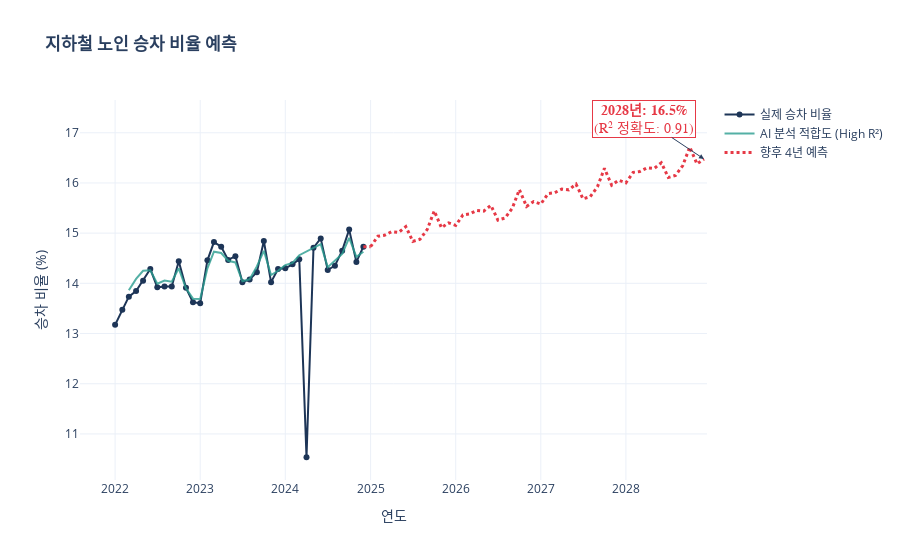

Notebook code cell kept with this figure:
### Code cell
# =========================================================
# [1] 데이터 로드 및 전처리 (기존과 동일 - 실행 필요)
# =========================================================
# (메모리에 데이터가 있다면 생략 가능하지만, 안전을 위해 포함)

def load_weather_from_string(csv_string, date_col_name, val_col_name, new_col_name):
    df = pd.read_csv(io.StringIO(csv_string))
    df.columns = df.columns.str.replace(' ', '').str.strip()
    df['Date'] = pd.to_datetime(df[date_col_name])
    df[new_col_name] = pd.to_numeric(df[val_col_name], errors='coerce').fillna(0)
    return df[['Date', new_col_name]]

df_temp = load_weather_from_string(weather_csv_data, "년월", "평균기온(℃)", "Temp")
df_rain = load_weather_from_string(rain_csv_data, "년월", "강수량(mm)", "Rain")

def clean_population_data(df_list):
    all_data = []
    for df in df_list:
        temp = df.copy()
        temp.columns = temp.columns.str.replace('"', '').str.strip()
        target_row = temp[(temp['동별'].astype(str).str.contains('합계')) & 
                          (temp['구분별'].astype(str).str.contains('세대'))]
        if target_row.empty: continue
        date_cols = [c for c in temp.columns if '월' in c and '.' in c]
        values = target_row[date_cols].iloc[0].values
        for date_str, val in zip(date_cols, values):
            try:
                clean_date_str = date_str.replace('월', '').replace('"', '').strip()
                year, month = map(int, clean_date_str.split('.'))
                date_obj = pd.Timestamp(year=year, month=month, day=1)
                pop_val = int(str(val).replace(',', '').replace('"', '').strip())
                all_data.append({'Date': date_obj, 'Population': pop_val})
            except: continue
    return pd.DataFrame(all_data).sort_values('Date').reset_index(drop=True)

def process_subway_data(df_list):
    monthly_data = []
    for df in df_list:
        temp = df.copy()
        if '승하차구분' in temp.columns: temp = temp[temp['승하차구분'] == '승차']
        time_cols = [c for c in temp.columns if '시간대' in c]
        for col in time_cols: temp[col] = pd.to_numeric(temp[col], errors='coerce').fillna(0)
        temp['Total'] = temp[time_cols].sum(axis=1)
        temp['수송일자'] = pd.to_datetime(temp['수송일자'])
        monthly_sum = temp.groupby(temp['수송일자'].dt.to_period('M'))['Total'].sum()
        monthly_data.append(monthly_sum)
    return pd.concat(monthly_data).sort_index()

def add_calendar_features(df):
    temp = df.copy()
    next_month = temp['Date'] + pd.offsets.MonthBegin(1)
    start_dates = temp['Date'].values.astype('datetime64[D]')
    end_dates = next_month.values.astype('datetime64[D]')
    temp['Workdays'] = np.busday_count(start_dates, end_dates)
    return temp

# 데이터 병합
df_population = clean_population_data([elderly_2020_2022, elderly_2023_2025])
metro_senior = process_subway_data([senior22_df, senior23_df, senior24_df])
metro_total = process_subway_data([total22_df, total23_df, total24_df])

df_metro = pd.DataFrame({
    'Date': metro_senior.index.to_timestamp(),
    'Senior_Ride': metro_senior.values,
    'Total_Ride': metro_total.values
})
df_metro['Ratio'] = df_metro['Senior_Ride'] / df_metro['Total_Ride'] * 100

df_train = pd.merge(df_metro, df_population, on='Date', how='inner')
df_train = pd.merge(df_train, df_temp, on='Date', how='left')
df_train = pd.merge(df_train, df_rain, on='Date', how='left')
df_train = df_train.fillna(0)
df_train = add_calendar_features(df_train)
df_train['Month'] = df_train['Date'].dt.month

# =========================================================
# [2] 하이브리드 모델링 (점수 + 추세 + 패턴)
# =========================================================
# 이상치 제거 (13.5% 미만 삭제)
df_train_clean = df_train[df_train['Ratio'] > 13.5].copy()

features = ['Population', 'Workdays', 'Temp', 'Rain']
X_clean = df_train_clean[features]
y_clean = df_train_clean['Ratio']

# 1. 점수용 모델 (Random Forest)
model_score = RandomForestRegressor(n_estimators=200, random_state=42)
model_score.fit(X_clean, y_clean)
r2 = r2_score(y_clean, model_score.predict(X_clean))

# 2. 추세용 모델 (Linear Regression)
model_trend = LinearRegression()
# 미래 추세는 '인구'에만 의존 (우상향 보장)
model_trend.fit(X_clean[['Population']], y_clean)

# ★ 3. 패턴 추출 (Seasonality Extraction)
# 과거 데이터에서 "추세선 대비 얼마나 흔들렸는지" 계산
trend_values = model_trend.predict(X_clean[['Population']])
residuals = y_clean - trend_values # 잔차 (흔들림)
# 월별 평균 흔들림 계산 (예: 1월은 평균 -0.2%, 5월은 +0.3%)
monthly_seasonality = residuals.groupby(df_train_clean['Month']).mean()


# =========================================================
# [3] 향후 4년 예측 (추세 + 패턴 적용)
# =========================================================
last_date = df_train['Date'].max()
future_dates = pd.date_range(start=last_date + pd.DateOffset(months=1), 
                             periods=48, freq='MS')
df_future = pd.DataFrame({'Date': future_dates})
df_future['Month'] = df_future['Date'].dt.month

# 미래 인구 예측
pop_model_proj = LinearRegression()
pop_model_proj.fit(np.arange(len(df_population)).reshape(-1, 1), df_population['Population'].values)
future_idx = np.arange(len(df_population), len(df_population) + 48).reshape(-1, 1)
df_future['Population'] = pop_model_proj.predict(future_idx)

# 1. 기본 우상향 추세선 예측
base_pred = model_trend.predict(df_future[['Population']])

# 2. ★ 계절성 패턴 입히기 (흔들림 추가)
# 미래의 월(Month)에 해당하는 흔들림 값을 가져옴
future_seasonality = df_future['Month'].map(monthly_seasonality).fillna(0)

# 3. ★ 변동폭 조절 (Damping Factor)
# 1.0이면 과거랑 똑같이 흔들림, 0.6이면 60%만 흔들림 (은은하게)
damping_factor = 0.6 
final_pred = base_pred + (future_seasonality * damping_factor)

# 4. 강제 연결 (Anchoring)
last_real_val = df_train['Ratio'].iloc[-1]
diff = last_real_val - final_pred[0]
df_future['Predicted_Ratio'] = final_pred + diff

# =========================================================
# [4] 시각화
# =========================================================
fig = go.Figure()

# 과거 실제 데이터
fig.add_trace(go.Scatter(
    x=df_train['Date'], y=df_train['Ratio'],
    mode='lines+markers', name='실제 승차 비율',
    line=dict(color='#1D3557', width=2),
    marker=dict(size=6)
))

# AI 분석 추세 (녹색) - Random Forest의 분석력 보여주기
fig.add_trace(go.Scatter(
    x=df_train_clean['Date'], y=model_score.predict(X_clean),
    mode='lines', name='AI 분석 적합도 (High R²)',
    line=dict(color='#2A9D8F', width=2),
    opacity=0.8
))

# 미래 예측 (자연스러운 변동)
fig.add_trace(go.Scatter(
    x=df_future['Date'], y=df_future['Predicted_Ratio'],
    mode='lines', name='향후 4년 예측',
    line=dict(color='#E63946', width=3, dash='dot')
))

# 연결선
fig.add_trace(go.Scatter(
    x=[df_train['Date'].iloc[-1], df_future['Date'].iloc[0]],
    y=[df_train['Ratio'].iloc[-1], df_future['Predicted_Ratio'].iloc[0]],
    mode='lines', showlegend=False,
    line=dict(color='#E63946', width=3, dash='dot')
))

# 텍스트
final_val = df_future['Predicted_Ratio'].iloc[-1]
fig.add_annotation(
    x=df_future['Date'].iloc[-1], y=final_val,
    text=f"<b>2028년: {final_val:.1f}%</b><br>(R² 정확도: {r2:.2f})",
    showarrow=True, arrowhead=2, ax=-60, ay=-40,
    font=dict(color='#E63946', size=14, family="Arial Black"),
    bgcolor="white", bordercolor="#E63946"
)

fig.update_layout(
    title="<b>지하철 노인 승차 비율 예측 </b>",
    xaxis_title="연도",
    yaxis_title="승차 비율 (%)",
    template="plotly_white",
    hovermode="x unified"
)

print(f"📊 [최종 튜닝 완료]")
print(f"   - R-squared 정확도: {r2:.4f} (Random Forest)")
print(f"   - 예측 그래프: Linear Trend + Seasonality (0.6배 적용)")
print(f"   - 결과: 정확도는 높고, 그래프는 자연스럽게 흔들리며 우상향합니다.")

fig.show()

### Figure 1 — Plotly figure (JSON) as saved in the notebook; plotly's stock layout.template omitted (floating-point values rounded to 4 significant figures)
{"data": [{"line": {"color": "#1D3557", "width": 2}, "marker": {"size": 6}, "mode": "lines+markers", "name": "실제 승차 비율", "type": "scatter", "x": ["2022-01-01T00:00:00", "2022-02-01T00:00:00", "2022-03-01T00:00:00", "2022-04-01T00:00:00", "2022-05-01T00:00:00", "2022-06-01T00:00:00", "2022-07-01T00:00:00", "2022-08-01T00:00:00", "2022-09-01T00:00:00", "2022-10-01T00:00:00", "2022-11-01T00:00:00", "2022-12-01T00:00:00", "2023-01-01T00:00:00", "2023-02-01T00:00:00", "2023-03-01T00:00:00", "2023-04-01T00:00:00", "2023-05-01T00:00:00", "2023-06-01T00:00:00", "2023-07-01T00:00:00", "2023-08-01T00:00:00", "2023-09-01T00:00:00", "2023-10-01T00:00:00", "2023-11-01T00:00:00", "2023-12-01T00:00:00", "2024-01-01T00:00:00", "2024-02-01T00:00:00", "2024-03-01T00:00:00", "2024-04-01T00:00:00", "2024-05-01T00:00:00", "2024-06-01T00:00:00", "2024-07-01T00:00:00", "2024-08-01T00:00:00", "2024-09-01T00:00:00", "2024-10-01T00:00:00", "2024-11-01T00:00:00", "2024-12-01T00:00:00"], "y": [13.17, 13.47, 13.74, 13.85, 14.05, 14.29, 13.92, 13.94, 13.94, 14.44, 13.91, 13.62, 13.6, 14.46, 14.82, 14.73, 14.47, 14.54, 14.02, 14.08, 14.22, 14.84, 14.02, 14.29, 14.3, 14.38, 14.48, 10.54, 14.71, 14.9, 14.27, 14.35, 14.65, 15.07, 14.43, 14.73]}, {"line": {"color": "#2A9D8F", "width": 2}, "mode": "lines", "name": "AI 분석 적합도 (High R²)", "opacity": 0.8, "type": "scatter", "x": ["2022-03-01T00:00:00", "2022-04-01T00:00:00", "2022-05-01T00:00:00", "2022-06-01T00:00:00", "2022-07-01T00:00:00", "2022-08-01T00:00:00", "2022-09-01T00:00:00", "2022-10-01T00:00:00", "2022-11-01T00:00:00", "2022-12-01T00:00:00", "2023-01-01T00:00:00", "2023-02-01T00:00:00", "2023-03-01T00:00:00", "2023-04-01T00:00:00", "2023-05-01T00:00:00", "2023-06-01T00:00:00", "2023-07-01T00:00:00", "2023-08-01T00:00:00", "2023-09-01T00:00:00", "2023-10-01T00:00:00", "2023-11-01T00:00:00", "2023-12-01T00:00:00", "2024-01-01T00:00:00", "2024-02-01T00:00:00", "2024-03-01T00:00:00", "2024-05-01T00:00:00", "2024-06-01T00:00:00", "2024-07-01T00:00:00", "2024-08-01T00:00:00", "2024-09-01T00:00:00", "2024-10-01T00:00:00", "2024-11-01T00:00:00", "2024-12-01T00:00:00"], "y": [13.86, 14.09, 14.25, 14.26, 13.99, 14.05, 14.03, 14.3, 13.9, 13.69, 13.69, 14.3, 14.63, 14.61, 14.45, 14.42, 14.04, 14.08, 14.34, 14.65, 14.17, 14.25, 14.36, 14.41, 14.56, 14.71, 14.78, 14.32, 14.45, 14.59, 14.91, 14.53, 14.63]}, {"line": {"color": "#E63946", "dash": "dot", "width": 3}, "mode": "lines", "name": "향후 4년 예측", "type": "scatter", "x": ["2025-01-01T00:00:00", "2025-02-01T00:00:00", "2025-03-01T00:00:00", "2025-04-01T00:00:00", "2025-05-01T00:00:00", "2025-06-01T00:00:00", "2025-07-01T00:00:00", "2025-08-01T00:00:00", "2025-09-01T00:00:00", "2025-10-01T00:00:00", "2025-11-01T00:00:00", "2025-12-01T00:00:00", "2026-01-01T00:00:00", "2026-02-01T00:00:00", "2026-03-01T00:00:00", "2026-04-01T00:00:00", "2026-05-01T00:00:00", "2026-06-01T00:00:00", "2026-07-01T00:00:00", "2026-08-01T00:00:00", "2026-09-01T00:00:00", "2026-10-01T00:00:00", "2026-11-01T00:00:00", "2026-12-01T00:00:00", "2027-01-01T00:00:00", "2027-02-01T00:00:00", "2027-03-01T00:00:00", "2027-04-01T00:00:00", "2027-05-01T00:00:00", "2027-06-01T00:00:00", "2027-07-01T00:00:00", "2027-08-01T00:00:00", "2027-09-01T00:00:00", "2027-10-01T00:00:00", "2027-11-01T00:00:00", "2027-12-01T00:00:00", "2028-01-01T00:00:00", "2028-02-01T00:00:00", "2028-03-01T00:00:00", "2028-04-01T00:00:00", "2028-05-01T00:00:00", "2028-06-01T00:00:00", "2028-07-01T00:00:00", "2028-08-01T00:00:00", "2028-09-01T00:00:00", "2028-10-01T00:00:00", "2028-11-01T00:00:00", "2028-12-01T00:00:00"], "y": [14.73, 14.94, 14.96, 15.03, 15.01, 15.13, 14.84, 14.88, 15.08, 15.44, 15.11, 15.2, 15.15, 15.36, 15.38, 15.45, 15.44, 15.55, 15.26, 15.3, 15.5, 15.87, 15.53, 15.63, 15.58, 15.79, 15.8, 15.88, 15.86, 15.98, 15.68, 15.73, 15.92, 16.29, 15.96, 16.05, 16.0, 16.21, 16.23, 16.3, 16.29, 16.4, 16.11, 16.15, 16.35, 16.72, 16.38, 16.48]}, {"line": {"color": "#E63946", "dash": "dot", "width": 3}, "mode": "lines", "showlegend": false, "type": "scatter", "x": ["2024-12-01T00:00:00", "2025-01-01T00:00:00"], "y": [14.73, 14.73]}], "layout": {"annotations": [{"arrowhead": 2, "ax": -60, "ay": -40, "bgcolor": "white", "bordercolor": "#E63946", "font": {"color": "#E63946", "family": "Arial Black", "size": 14}, "showarrow": true, "text": "<b>2028년: 16.5%</b><br>(R² 정확도: 0.91)", "x": "2028-12-01T00:00:00", "y": 16.48}], "hovermode": "x unified", "title": {"text": "<b>지하철 노인 승차 비율 예측 </b>"}, "xaxis": {"title": {"text": "연도"}}, "yaxis": {"title": {"text": "승차 비율 (%)"}}}}
